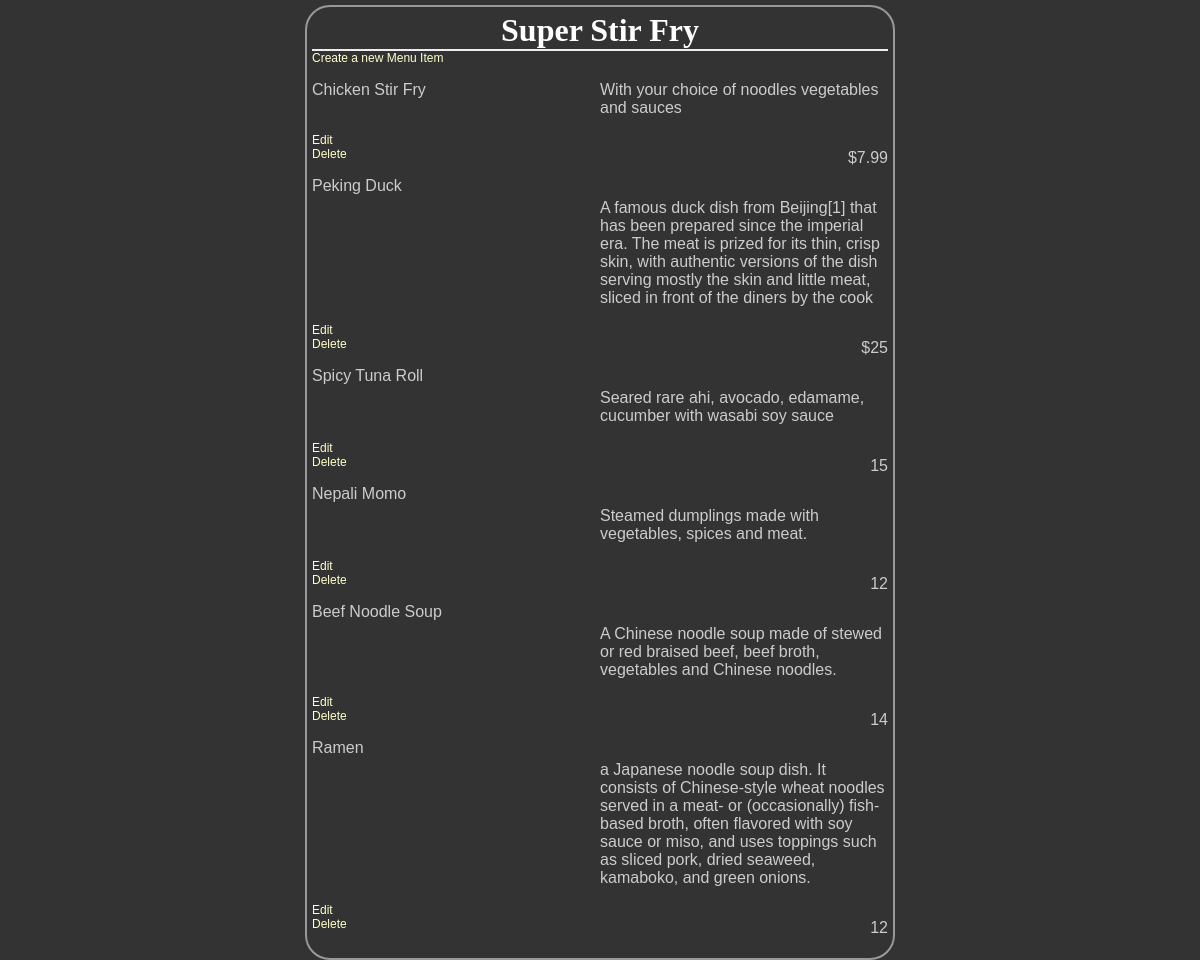
Screenshot of /restaurants/4/ with the database file from the repository.
### database_setup.py (models this page shows, shortened)
class Restaurant(Base):
    __tablename__ = 'restaurant'
    name = Column(String(80) ,nullable = False)
    id = Column(Integer , primary_key = True)

class Menu(Base):
    __tablename__ = 'menu_item'
    name = Column(String(120) , nullable = False)
    id = Column(Integer , primary_key = True)
    course = Column(String(250))
    description = Column(String(250))
    price = Column(String(8))
    restaurant_id = Column(Integer , ForeignKey('restaurant.id'))
    restaurant = relationship(Restaurant)

### Restaurant.py (the view)
@app.route('/')
@app.route('/restaurants/<int:restaurant_id>/')
def restaurantMenu(restaurant_id):
	restaurant = session.query(Restaurant).filter_by(id = restaurant_id).one()
	items = session.query(Menu).filter_by(restaurant_id = restaurant_id)
	return render_template('Menu_template.html', restaurant = restaurant , items = items)

### templates/Menu_template.html (shortened to what this page needs)
<html>
<head>
	<link rel= stylesheet type= text/css href= "{{ url_for('static' , filename='styles.css') }}">
</head>
<body class = "pane">
	<h1 class="header">{{restaurant.name}}</h1>
<a href = "{{ url_for('newMenuItem' , restaurant_id = restaurant.id)}}">
 Create a new Menu Item
</a>
{% for i in items %}
<div>
<p class= "name">{{i.name}}</p>
<p class= "description">{{i.description}}</p>
<p class = "price"> {{i.price}} </p>
<a href = "{{ url_for('editMenuItem' , restaurant_id = restaurant.id , menu_id =  i.id) }}" >
Edit
</a>
<a href = "{{ url_for('deleteMenuItem' , restaurant_id = restaurant.id , menu_id =  i.id ) }}" >
Delete
</a>
</div>
{% endfor %}
</body>
</html>

### static/styles.css (style rules this page uses)
body { font-family: sans-serif; background-color: #333333 }
h1, h2, h3, h4 { color: #ffffff; }
h1, h2 { font-family: 'georgia', serif; margin: 0; }
h1 { border-bottom: 2px solid #eee; }
p, dd, dt { color: #cccccc; }
a { text-decoration: none; color: #ffffcc; font-size: .75em; }
.pane { position: absolute; left: 25%; right:25%; border: 2px solid; border-radius: 25px; padding: 5px; margin: 5px; border-color: #999999; background-color: #333333 }
.header { left: 50%; text-align: center; }
.name { width: 50%; display: inline-block; float: left; }
.description { width: 50%; display: inline-block; float: left; }
.price { text-align: right; width: 50%; float: right; }

### rows the page displays
Restaurant: name "Super Stir Fry"
Menu: name "Chicken Stir Fry", description "With your choice of noodles vegetables and sauces", price "$7.99"
Menu: name "Peking Duck", description "A famous duck dish from Beijing[1] that has been prepared since the imperial era. The meat is prized for its thin, crisp skin, with authentic versions of the dish serving mostly the skin and little meat, sliced in front of the diners by the cook", price "$25"
Menu: name "Spicy Tuna Roll", description "Seared rare ahi, avocado, edamame, cucumber with wasabi soy sauce", price "15"
Menu: name "Nepali Momo", description "Steamed dumplings made with vegetables, spices and meat.", price "12"
Menu: name "Beef Noodle Soup", description "A Chinese noodle soup made of stewed or red braised beef, beef broth, vegetables and Chinese noodles.", price "14"
Menu: name "Ramen", description "a Japanese noodle soup dish. It consists of Chinese-style wheat noodles served in a meat- or (occasionally) fish-based broth, often flavored with soy sauce or miso, and uses toppings such as sliced pork, dried seaweed, kamaboko, and green onions.", price "12"
